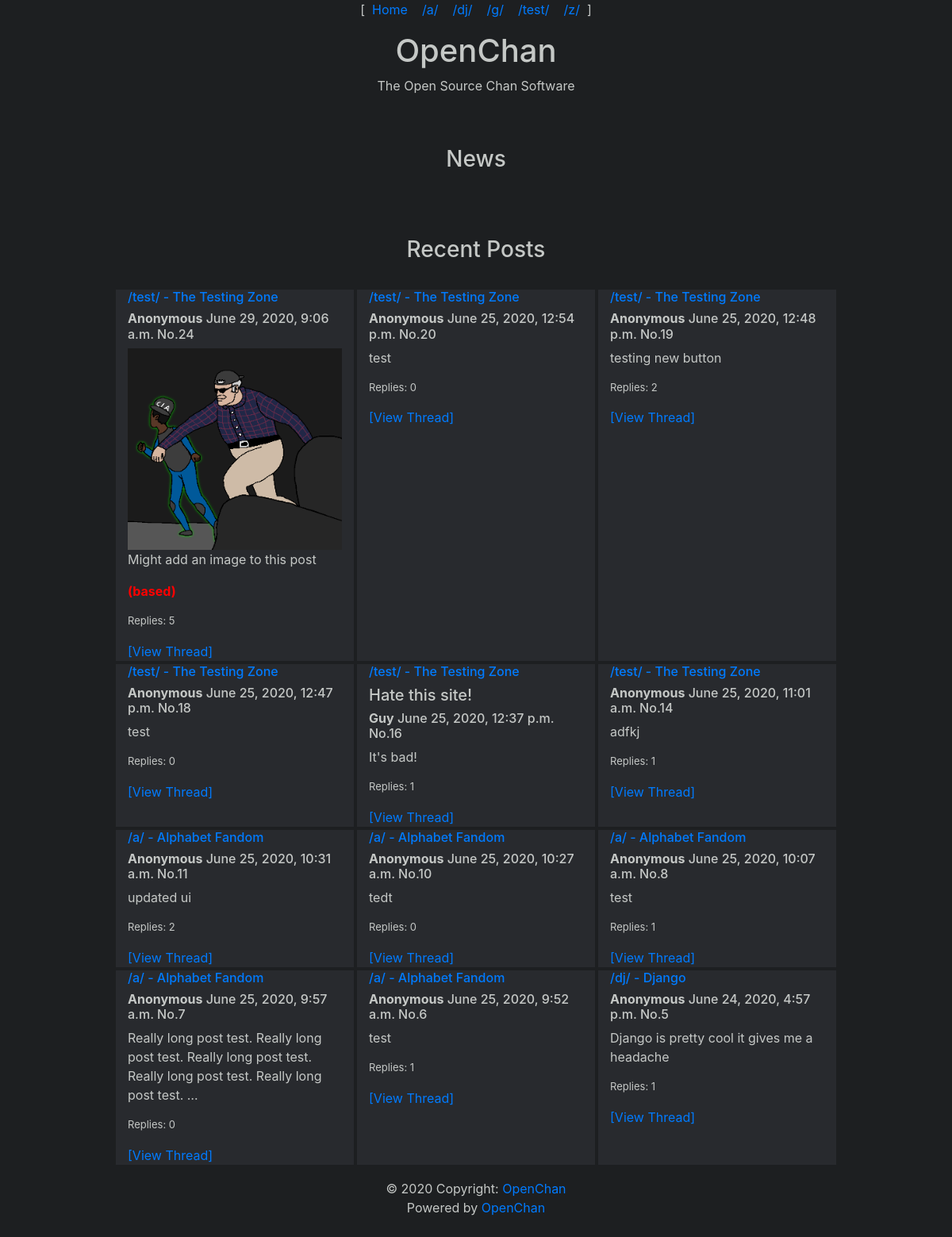
/, run on an earlier commit of the app's database.
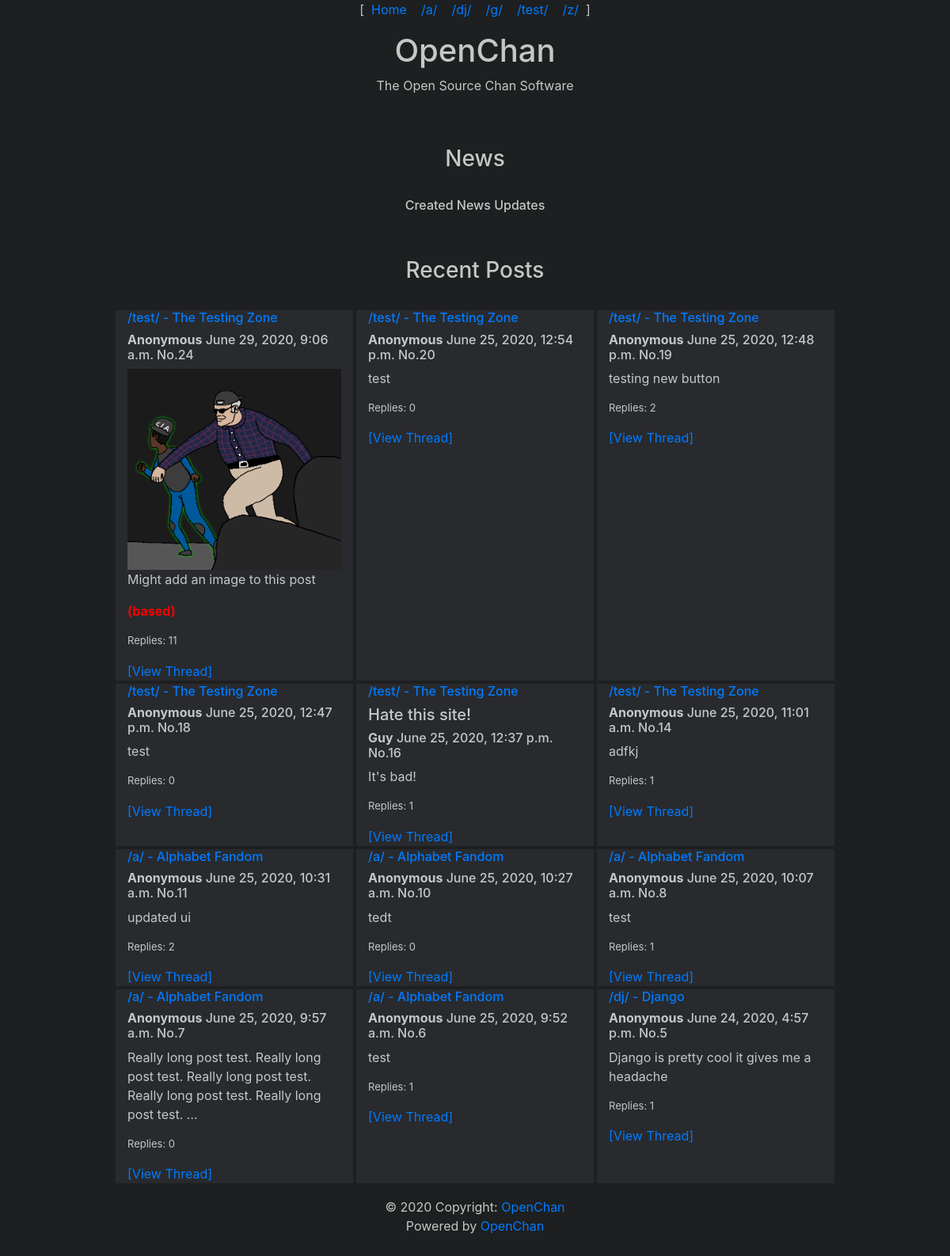
And on a later commit of the database.
### mainapp/models.py (models this page shows, shortened)
class Board(models.Model):
    board_url = models.CharField(max_length=4, primary_key=True)
    board_description = models.CharField(max_length=30)
    post_counter = models.BigIntegerField(default = 0)
    custom_cursor = models.ImageField(blank=True, null=True, upload_to='cursor/')
    def __str__(self):
        return str("/" + self.board_url + "/ - " + self.board_description)
    pass

class Post(models.Model):
    post_name = models.CharField(max_length=30, default="Anonymous")
    post_subject = models.CharField(max_length=50, blank=True)
    post_content = models.TextField()
    post_image = models.ImageField(upload_to='images/' , blank=True, null=True)
    post_date = models.DateTimeField(auto_now_add=True, blank=True)
    parent_post = models.ForeignKey('self', null=True, blank=True, related_name='replies', on_delete=models.CASCADE)
    parent_board = models.ForeignKey("Board", null=True, blank=True, on_delete=models.CASCADE)
    local_id = models.BigIntegerField(default = 0)
    mod_warning = models.CharField(max_length=100, blank=True, null=True)

class News(models.Model):
    news_subject = models.CharField(max_length=30)
    news_content = models.TextField()
    news_date = models.DateTimeField(auto_now_add=True, blank=True)
    show_alert = models.BooleanField(default=False)
    class Meta:
        verbose_name = 'News'
        verbose_name_plural = 'News'

### mainapp/views.py (the view)
# urls.py: path('', views.index, name='index'),
def index(request):
    if OpenChan.objects.count() < 1:
        new_oc_instance = OpenChan()
        new_oc_instance.save()
    news = News.objects.order_by('-id')
    openchan = OpenChan.objects.get(pk=1)
    posts = Post.objects.filter(parent_post__isnull=True).order_by('-id')
    boards = Board.objects.order_by('board_url')
    if request.user.is_authenticated:
        auth = True
    else:
        auth = False
    context = {
        'openchan':openchan,
        'posts':posts,
        'boards':boards,
        'auth':auth,
        'news':news,
    }
    return render(request, 'boards/index.html', context)

### mainapp/templates/boards/index.html (shortened to what this page needs)
<!DOCTYPE html>
<html>
    <head>
        <link rel="stylesheet" href="https://stackpath.bootstrapcdn.com/bootstrap/4.3.1/css/bootstrap.min.css">
    </head>
    <body>
        {% include "boards/boardlinks.html" %}
        <div class="container">
            <h1 class="text-center">{{ openchan.site_name }}</h1>
            <p class="text-center">{{ openchan.site_desc }}</p>
        </div>
        <br>
        <br>
        {% include "boards/news.html" %}
        {% include "boards/recent_posts.html" %}
        {% include "boards/footer.html" %}
    </body>
</html>

### mainapp/templates/boards/boardlinks.html (shortened to what this page needs)
<div class="row justify-content-center">
    <p>[</p>
    <p> &nbsp <a href="/" title="{{ openchan.site_name }} - {{ openchan.site_desc }}">Home</a> &nbsp</p>
    {% for board in boards %}
    <p> &nbsp <a href="/boards/{{ board.board_url }}" title="{{ board }}">/{{ board.board_url }}/</a> &nbsp </p>
    {% endfor %}
    <p>]</p>
</div>

### mainapp/templates/boards/news.html
<div class="container">
    <h3 class="text-center">News</h3>
</div>
<br>
<div class="container-fluid">
    <div class="row justify-content-center">
        {% for post in news %}
        {% if  forloop.counter <= 3 %}
        <h6> {{ post.news_subject }} </h6>
        {% endif %}
        {% endfor %}
    </div>
</div>
<br>
<br>

### mainapp/templates/boards/recent_posts.html
<div class="container">
    <h3 class="text-center">Recent Posts</h3>
</div>
<br>
<div class="container-fluid">
    <div class="row justify-content-center">
        {% for post in posts %}
        {% if  forloop.counter <= 12 %}
        <div class="col-md-3 posts">
            <h6><a href="/boards/{{ post.parent_board.board_url }}"> {{ post.parent_board }}</a></h6>
            <h5>{{ post.post_subject}}</h5>
            <h6><strong>{{ post.post_name }}</strong>  {{ post.post_date}} No.{{post.local_id}}</h6>
            {% if post.post_image %}
            <img src="/media/{{ post.post_image }}" class="fullimage">
            {% endif %}
            <p class="postcontent">{{ post.post_content|truncatewords:20 }}</p>
            {% if post.mod_warning %}<p class="modwarning"><strong>({{ post.mod_warning }})</strong></p>{% endif %}
            <p style="font-size: small;">Replies: {{post.replies.count}} </p>
            <a href="/boards/{{ post.parent_board.board_url }}/{{ post.pk }}">[View Thread]</a>
        </div>
        {% endif %}
        {% endfor %}
    </div>
</div>

What changed in the data, as far as the page shows it:
added News: news_subject "Created News Updates"
computed for Post "June 29, 2020, 9:06 a.m.": replies.count "5" → "11"
